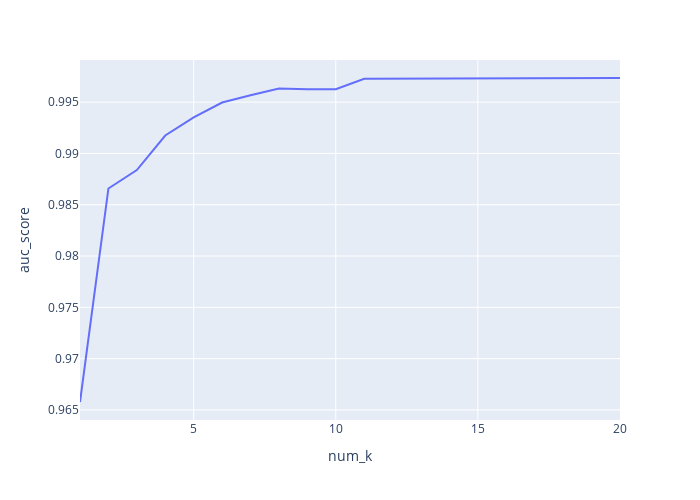

Write notebook code for a chart like this one.
### Code cell
# Generate AUC scores for KNN on dataset
# based on n_neighbors range 1-20
num_k = []
auc_score = []
for i in range(1,21):
    num_k.append(i)
    knn = KNeighborsClassifier(n_neighbors=i)
    knn.fit(X_train,y_train)
    y_scores = knn.predict_proba(X_test)
    fpr, tpr, threshold = roc_curve(y_test, y_scores[:, 1])
    roc_auc = auc(fpr, tpr)
    auc_score.append(roc_auc)

# Create dataframe from AUC scores
pltscore = pd.DataFrame({'num_k': num_k,
                         'auc_score': auc_score})

# Plot KNN AUC frontier
fig = px.line(pltscore,
              x='num_k',
              y='auc_score',
              width=700,
              height=500)
fig.show()

### Figure 1 — Plotly figure (JSON) as saved in the notebook; plotly's stock layout.template omitted (floating-point values rounded to 4 significant figures)
{"data": [{"hovertemplate": "num_k=%{x}<br>auc_score=%{y}<extra></extra>", "legendgroup": "", "line": {"color": "#636efa", "dash": "solid"}, "marker": {"symbol": "circle"}, "mode": "lines", "name": "", "orientation": "v", "showlegend": false, "type": "scatter", "x": [1, 2, 3, 4, 5, 6, 7, 8, 9, 10, 11, 12, 13, 14, 15, 16, 17, 18, 19, 20], "xaxis": "x", "y": [0.9658, 0.9866, 0.9884, 0.9917, 0.9935, 0.995, 0.9957, 0.9963, 0.9963, 0.9963, 0.9973, 0.9973, 0.9973, 0.9973, 0.9973, 0.9973, 0.9973, 0.9973, 0.9973, 0.9974], "yaxis": "y"}], "layout": {"height": 500, "legend": {"tracegroupgap": 0}, "margin": {"t": 60}, "width": 700, "xaxis": {"anchor": "y", "domain": [0, 1], "title": {"text": "num_k"}}, "yaxis": {"anchor": "x", "domain": [0, 1], "title": {"text": "auc_score"}}}}
